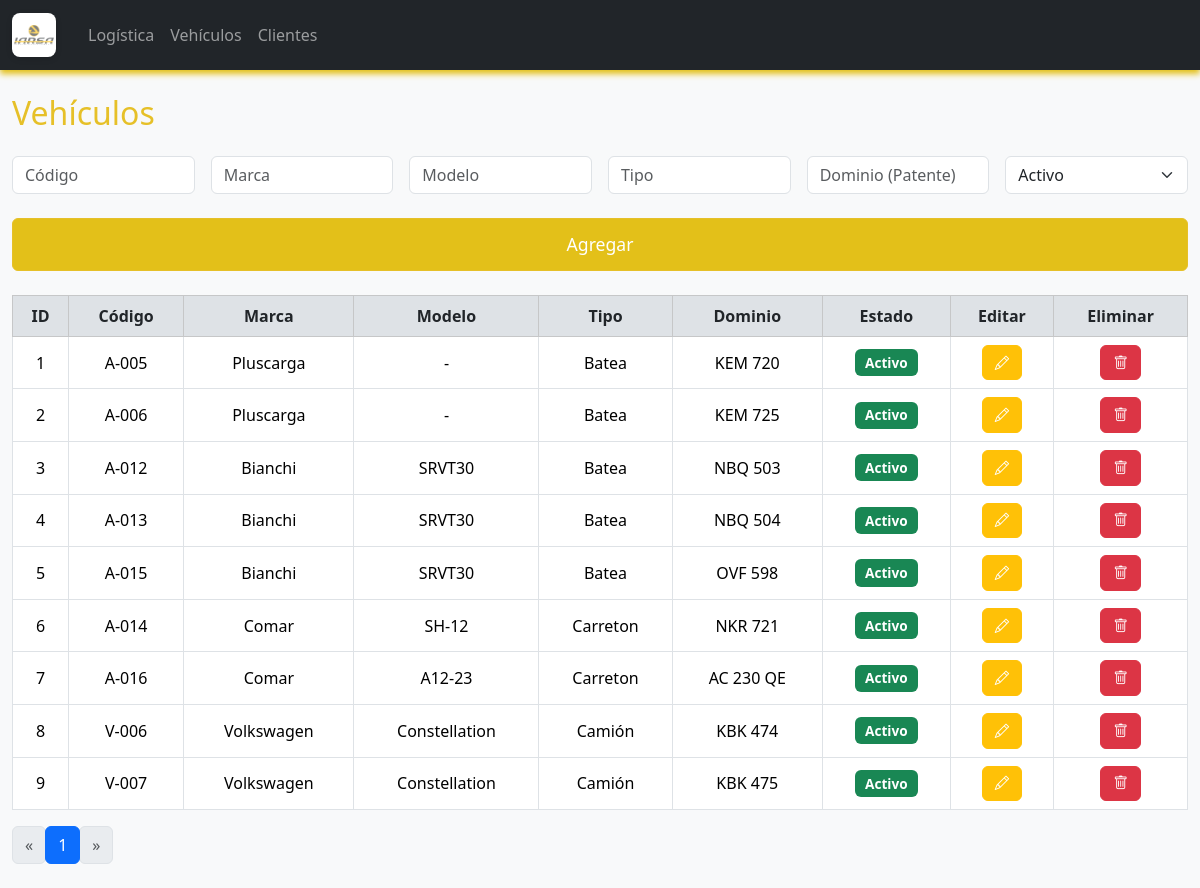
The page /vehiculos on the database as committed earlier.
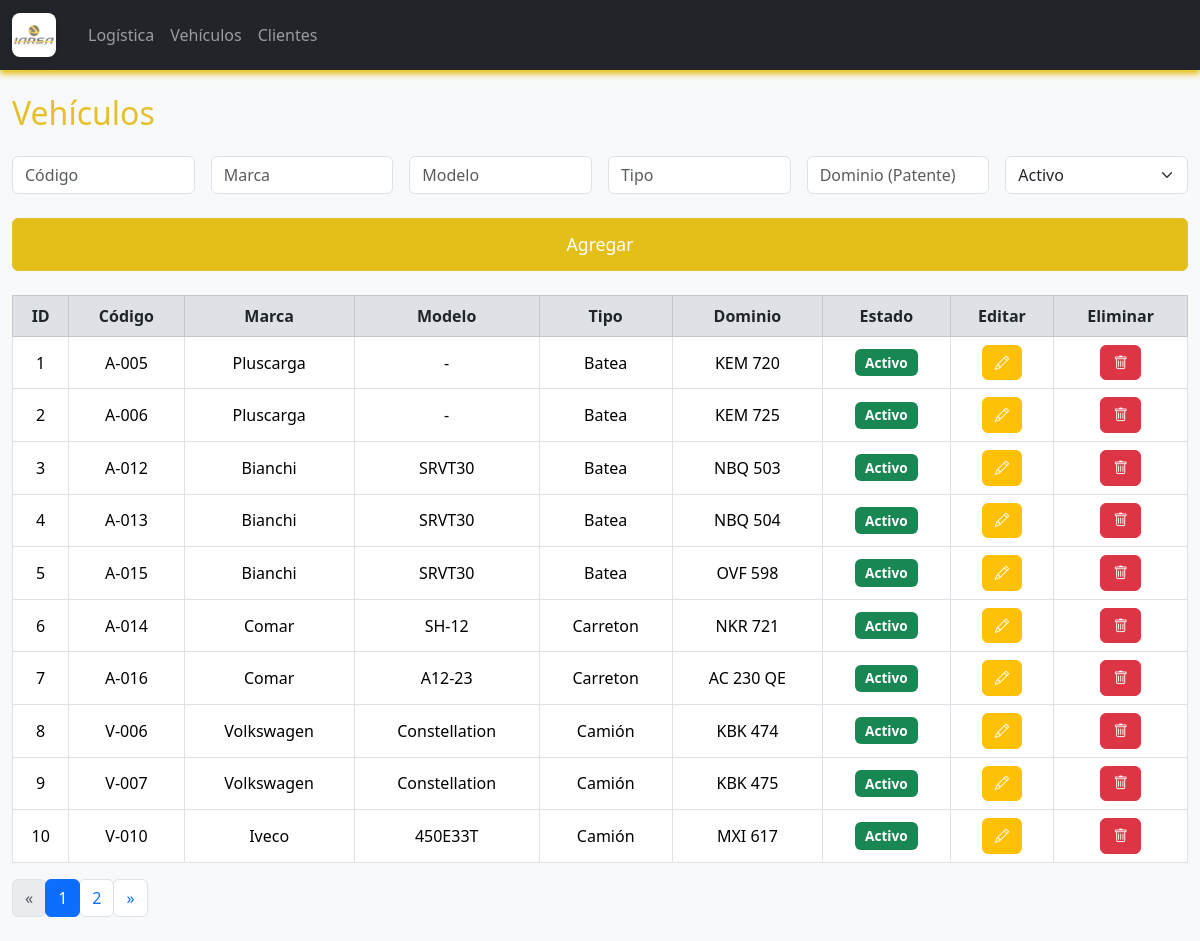
The same page on the database as committed later.
### logistica/models.py (models this page shows, shortened)
class Vehiculo(db.Model):
    id = db.Column(db.Integer, primary_key=True)
    codigo = db.Column(db.String(10), nullable=False, unique=True)  # Código interno
    marca = db.Column(db.String(50), nullable=False)
    modelo = db.Column(db.String(50), nullable=False)
    tipo = db.Column(db.String(50), nullable=False)
    dominio = db.Column(db.String(10), nullable=False, unique=True)  # Patente
    estado = db.Column(db.String(10), nullable=False)  # Activo / Inactivo

### logistica/routes.py (the view)
@main.route('/vehiculos')
def vehiculos():
    page = request.args.get('page', 1, type=int)
    query = Vehiculo.query.order_by(Vehiculo.id)
    vehiculos, total, total_pages, page = paginar_query(query, page)
    return render_template('vehiculo.html',
                           vehiculos=vehiculos,
                           page=page,
                           total_pages=total_pages)

### logistica/routes.py (called while the page is built)
def paginar_query(query, page, per_page=10):
    total = query.count()
    total_pages = max((total + per_page - 1) // per_page, 1)  # mínimo 1 página
    if page < 1:
        page = 1
    elif page > total_pages:
        page = total_pages
    items = query.offset((page - 1) * per_page).limit(per_page).all()
    return items, total, total_pages, page

### logistica/templates/vehiculo.html (shortened to what this page needs)
{% extends "index.html" %}
{% block content %}
<h2 class="mb-4">Vehículos</h2>
<form method="POST" action="{{ url_for('main.agregar_vehiculo') }}" class="row g-3 mb-4">
    <div class="col-md-2">
        <input type="text" name="codigo" class="form-control" placeholder="Código" required>
    </div>
    <div class="col-md-2">
        <input type="text" name="marca" class="form-control" placeholder="Marca" required>
    </div>
    <div class="col-md-2">
        <input type="text" name="modelo" class="form-control" placeholder="Modelo" required>
    </div>
    <div class="col-md-2">
        <input type="text" name="tipo" class="form-control" placeholder="Tipo" required>
    </div>
    <div class="col-md-2">
        <input type="text" name="dominio" class="form-control" placeholder="Dominio (Patente)" required>
    </div>
    <div class="col-md-2">
        <select name="estado" class="form-select" required>
            <option value="Activo">Activo</option>
        </select>
    </div>
    <div class="col-12">
        <button type="submit" class="btn btn-primary btn-block btn-agregar-grande">Agregar</button>
    </div>
</form>
<table class="table table-bordered table-hover align-middle">
    <thead class="table-light">
        <tr>
            <th>ID</th>
            <th>Código</th>
            <th>Marca</th>
            <th>Modelo</th>
            <th>Tipo</th>
            <th>Dominio</th>
            <th>Estado</th>
            <th>Editar</th>
            <th>Eliminar</th>
        </tr>
    </thead>
    <tbody>
        {% for v in vehiculos %}
        <tr>
            <td>{{ v.id }}</td>
            <td>{{ v.codigo }}</td>
            <td>{{ v.marca }}</td>
            <td>{{ v.modelo }}</td>
            <td>{{ v.tipo }}</td>
            <td>{{ v.dominio }}</td>
            <td>
                <span class="badge {% if v.estado == 'Activo' %}bg-success{% else %}bg-secondary{% endif %}">
                    {{ v.estado }}
                </span>
            </td>
            <td>
                <button type="button" class="btn btn-warning btn-sm" data-bs-toggle="modal" data-bs-target="#editarModal{{ v.id }}">
                    <i class="bi bi-pencil"></i>
                </button>
            </td>
            <td>
                <a href="{{ url_for('main.eliminar_vehiculo', id=v.id) }}" class="btn btn-danger btn-sm">
                    <i class="bi bi-trash"></i>
                </a>
            </td>
        </tr>
        {% endfor %}
    </tbody>
</table>
<nav aria-label="Page navigation example">
  <ul class="pagination">
    <li class="page-item {% if page == 1 %}disabled{% endif %}">
      <a class="page-link" href="{{ url_for('main.vehiculos', page=page-1) }}" aria-label="Previous">
        <span aria-hidden="true">&laquo;</span>
      </a>
    </li>
    {% for p in range(1, total_pages + 1) %}
      <li class="page-item {% if p == page %}active{% endif %}">
        <a class="page-link" href="{{ url_for('main.vehiculos', page=p) }}">{{ p }}</a>
      </li>
    {% endfor %}
    <li class="page-item {% if page == total_pages %}disabled{% endif %}">
      <a class="page-link" href="{{ url_for('main.vehiculos', page=page+1) }}" aria-label="Next">
        <span aria-hidden="true">&raquo;</span>
      </a>
    </li>
  </ul>
</nav>
{% endblock %}

### logistica/templates/index.html (shortened to what this page needs)
<!DOCTYPE html>
<html lang="es">
<head>
    <link href="https://cdn.jsdelivr.net/npm/bootstrap@5.3.7/dist/css/bootstrap.min.css" rel="stylesheet">
    <link href="https://cdn.jsdelivr.net/npm/bootstrap-icons@1.10.5/font/bootstrap-icons.css" rel="stylesheet">
    <link rel="stylesheet" href="{{ url_for('static', filename='style.css') }}">
</head>
<body>
    <nav class="navbar navbar-expand-lg navbar-dark bg-dark">
        <div class="container-fluid">
            <a class="navbar-brand d-flex align-items-center" href="{{ url_for('main.index') }}">
                <img src="{{ url_for('static', filename='isologo IARSA.png') }}" alt="Logo" width="40" height="40" class="me-2">
            </a>
            <div class="collapse navbar-collapse" id="navbarNav">
                <ul class="navbar-nav me-auto">
                    <li class="nav-item">
                        <a class="nav-link" aria-current="page" href="{{ url_for('main.index') }}">Logística</a>
                    </li>
                    <li class="nav-item">
                        <a class="nav-link" href="{{ url_for('main.vehiculos') }}">Vehículos</a>
                    </li>
                    <li class="nav-item">
                        <a class="nav-link" href="{{ url_for('main.clientes') }}">Clientes</a>
                    </li>
                </ul>
            </div>
        </div>
    </nav>
    <div class="container my-4">
        {% block content %}{% endblock %}
    </div>
</body>
</html>

### logistica/static/style.css (style rules this page uses)
body { background-color: #f8f9fa; font-family: 'Segoe UI', Tahoma, Geneva, Verdana, sans-serif; }
h1, h2, h3 { color: #e6c028; }
.table th, .table td { text-align: center; vertical-align: middle; }
.btn { border-radius: 0.375rem; padding: 0.375rem 0.75rem; font-size: 0.9rem; }
.btn-warning { color: #fff; }
.btn-danger { color: #fff; }
.btn-primary { background-color: #e3c019; border-color: #e6c028; }
.btn-agregar-grande { width: 100%; font-size: 1.1rem; padding: 0.75rem 0; margin-top: 0.5rem; }
form input, form select { border-radius: 0.375rem; }
.navbar { box-shadow: 0 4px 6px #e3c019; }
.navbar-brand { font-weight: bold; letter-spacing: 1px; }
.navbar-brand img { width: 44px; height: 44px; object-fit: contain; background: #fff; border-radius: 8px; padding: 2px; margin-right: 10px; box-shadow: 0 2px 6px rgba(0,0,0,0.12); }
.badge { font-size: 0.85rem; padding: 0.5em 0.75em; border-radius: 0.375rem; }
.pagination .page-item .page-link { border-radius: 0.375rem; }
.container { max-width: 1200px; }
.table thead th { background-color: #dee2e6; font-weight: bold; color: #212529; }

Rows that differ between the two databases and show on the page:
added Vehiculo: id "10", codigo "V-010", marca "Iveco", modelo "450E33T", tipo "Camión", dominio "MXI 617", estado "Activo"
Other text that changed with them:
new list line: "2"
